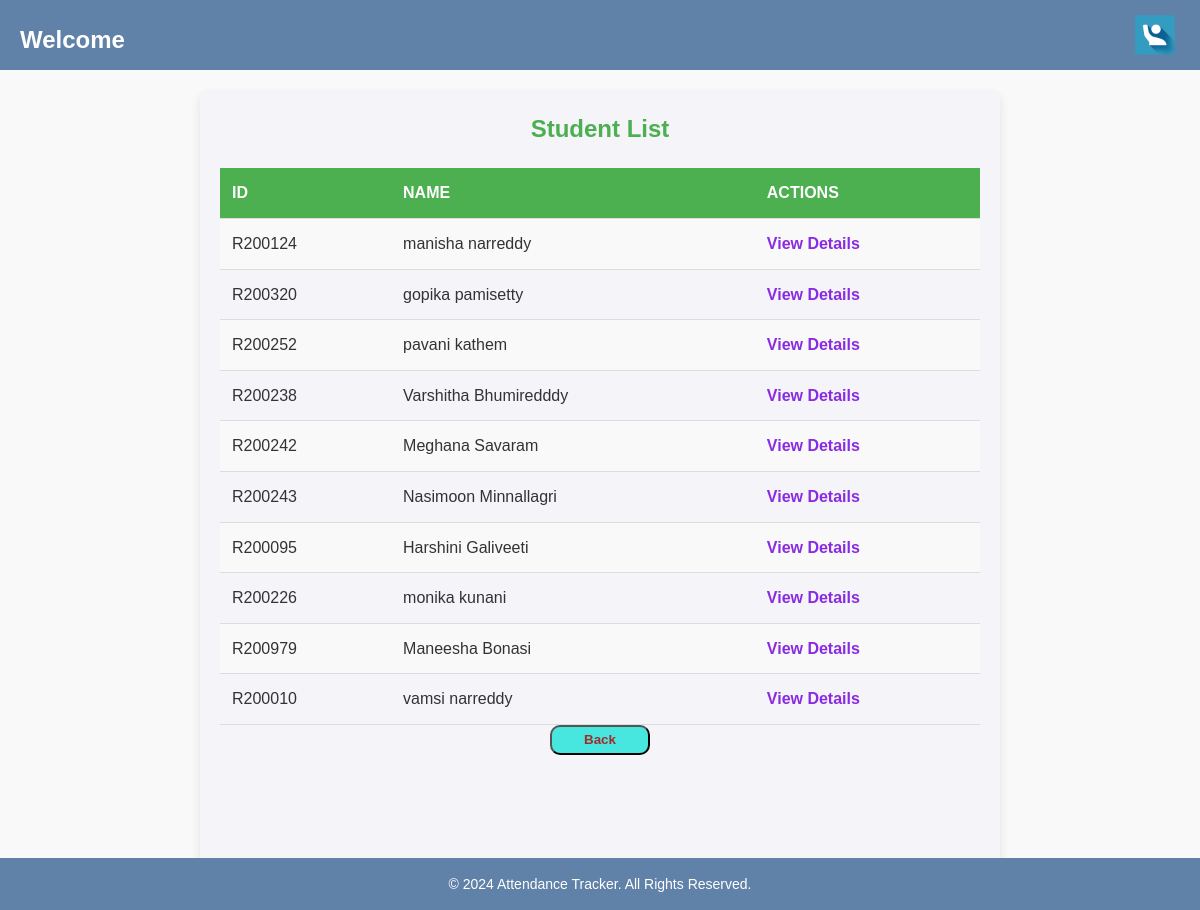
Screenshot of /view_student/ with the database file from the repository.
### backend/models.py (models this page shows, shortened)
class Student(models.Model):
    student_id = models.CharField(max_length=50, primary_key=True)
    firstname = models.CharField(max_length=100)
    lastname = models.CharField(max_length=100)
    email = models.EmailField(unique=True)
    password = models.CharField(max_length=255)
    phone_number = models.CharField(max_length=15, blank=True, null=True)
    parents_mobile_number = models.CharField(max_length=15, blank=True, null=True)
    ssc_gpa = models.FloatField()
    attendance_percentage = models.FloatField(blank=True, null=True)

### backend/views.py (the view)
# urls.py: path('view_student/', views.view_student, name='view_student'),
def view_student(request):
    students = Student.objects.all()
    return render(request, 'backend/view_student.html', {'students': students})

### backend/templates/backend/view_student.html (shortened to what this page needs)
{% extends "base.html" %}
{% block content %}
<head>
</head>
<div class="table-container">
    <h2>Student List</h2>
    <table>
        <tr>
            <th>ID</th>
            <th>Name</th>
            <th>Actions</th>
        </tr>
        {% for student in students %}
        <tr>
            <td>{{ student.student_id }}</td>
            <td>{{ student.firstname }} {{ student.lastname }}</td>
            <td>
                <a href="{% url 'student_detail' student.student_id %}" class="view">View Details</a>
            </td>
        </tr>
        {% endfor %}
    </table>
   <center> <button class="btm"><a href="{% url 'administration_dashboard' %}" class="back-button">Back</a></button></center>
</div>
{% endblock %}

### backend/templates/base.html (shortened to what this page needs)
<!DOCTYPE html>
<html lang="en">
<head>
    {% load static %}
</head>
<body>
    <header class="header">
        <h1 class="welcome-title">Welcome</h1>
        <img src="{% static 'images/logo.jpg' %}" alt="Logo" class="logo">
    </header>
    <main>
        {% block content %}
        {% endblock %}
    </main>
    <footer class="footer">
        <p>© 2024 Attendance Tracker. All Rights Reserved.</p>
    </footer>
</body>
</html>

### backend/templates/base.html (style rules this page uses)
* { margin: 0; padding: 0; box-sizing: border-box; }
body { font-family: Arial, sans-serif; background-color: #f9f9f9; color: #333; line-height: 1.6; display: flex; flex-direction: column; min-height: 100vh; margin:0; }
header.header { display: flex; justify-content: space-between; align-items: center; padding: 10px 20px; background-color: #6182a8;; color: #fff; z-index: 10; position: sticky; top: 0; width: 100%; }
header.header .welcome-title { font-size: 24px; font-weight: bold; }
header.header .logo { height: 50px; width: auto; }
main { padding: 20px 40px; flex: 1; }
.welcome-title { color: white; margin-top: 10px; }
footer.footer { text-align: center; padding: 15px 0; background-color: #6182a8; color: #fff; width: 100%; bottom: 0; margin-bottom: 0px; position: fixed; left: 0; }
footer.footer p { font-size: 14px; }

### backend/templates/backend/view_student.html (style rules this page uses)
.table-container { max-width: 800px; margin: 0 auto; padding: 20px; background-color: #f4f4f9; border-radius: 8px; box-shadow: 0 5px 10px rgba(0, 0, 0, 0.1); height: 100vh; }
h2 { text-align: center; color: #4CAF50; font-weight: bold; margin-bottom: 20px; }
table { width: 100%; border-collapse: collapse; }
th, td { padding: 12px; text-align: left; border-bottom: 1px solid #ddd; }
th { background-color: #4CAF50; color: white; font-weight: bold; text-transform: uppercase; }
tr:nth-child(even) { background-color: #f9f9f9; }
a { color: #4CAF50; text-decoration: none; font-weight: bold; }
.back-button { text-decoration: none; margin-bottom: 100px; color: brown; }
.view { color: blueviolet; }
.btm { width: 100px; background-color: rgb(71, 230, 222); border-radius: 10px; height: 30px; }

### rows the page displays
Student: student_id "R200124", firstname "manisha", lastname "narreddy"
Student: student_id "R200320", firstname "gopika", lastname "pamisetty"
Student: student_id "R200252", firstname "pavani", lastname "kathem"
Student: student_id "R200238", firstname "Varshitha", lastname "Bhumiredddy"
Student: student_id "R200242", firstname "Meghana", lastname "Savaram"
Student: student_id "R200243", firstname "Nasimoon", lastname "Minnallagri"
Student: student_id "R200095", firstname "Harshini", lastname "Galiveeti"
Student: student_id "R200226", firstname "monika", lastname "kunani"
Student: student_id "R200979", firstname "Maneesha", lastname "Bonasi"
Student: student_id "R200010", firstname "vamsi", lastname "narreddy"
